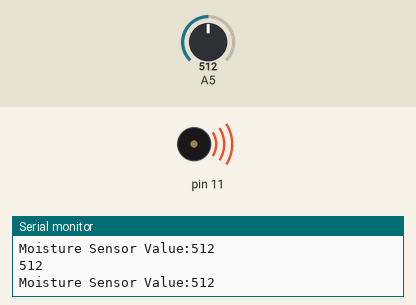
Simulated run of this sketch. Board: Arduino Uno, built with avr-gcc and run on an emulated ATmega328P. Parts: buzzer (waves = sounding), the last lines printed to the serial monitor. The inputs (shaded band) are chosen by the test bench; at power-on: A5 = 512.

Above: at 1.8 s.
1.9 s: A5 set to 308
At 2.9 s:
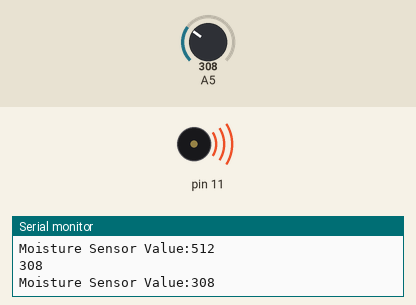
3.4 s: A5 set to 285
At 5.2 s:
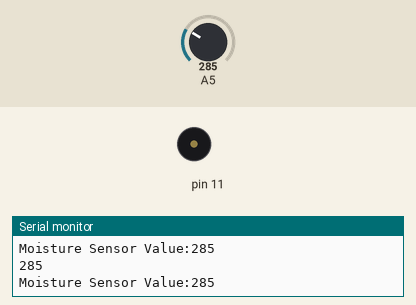
5.5 s: A5 set to 306
At 6.8 s:
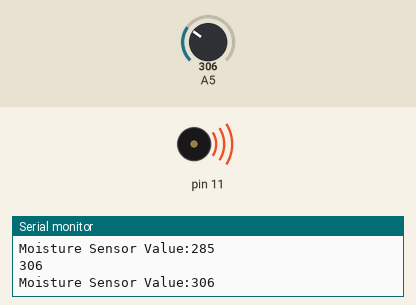
7.5 s: A5 set to 290
At 8.4 s:
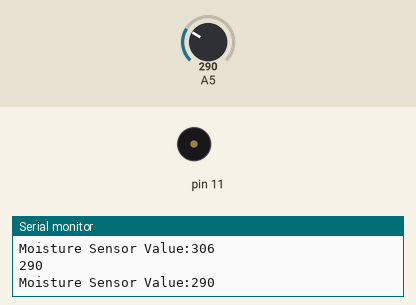
Timing chart, 0 to 10.5 s (numbered marks = the images above; inputs shaded):
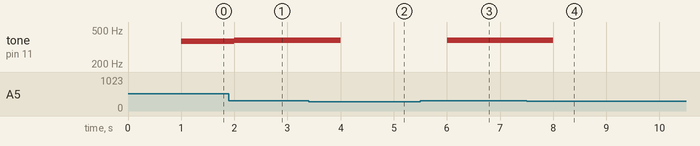

Measured:
- the behaviour switches between 300 and 299 on A5 (found by bisection; images 1 and 2)
- after the input at 1.9 s, tone on pin 11: 370 Hz → 378 Hz after 0.10 s
- after the input at 3.4 s, tone on pin 11: 378 Hz → silent after 0.60 s
- after the input at 5.5 s, tone on pin 11: silent → 378 Hz after 0.50 s
- after the input at 7.5 s, tone on pin 11: 378 Hz → silent after 0.51 s

The sketch:

moisture_sensor.ino
```cpp
/*
The sensor value description
0-300    dry soil
300-700  humid soil
700-950  in water

*/
int notes[] = {262, 294, 330, 349, 355, 363, 370, 378};
void setup(){
  Serial.begin(9800);
}
void loop(){
  Serial.print("Moisture Sensor Value:");
  Serial.println(analogRead(A5));
  delay(1000);
  int keyVal = analogRead(A5);
  Serial.println(keyVal);
  if(keyVal >= 980 && keyVal <=1015){
    tone(11, notes[0]);
  }
  else if(keyVal >=800 && keyVal <=979){
    tone(11, notes[1]);
  }
  else if(keyVal >=730 && keyVal <=799){
    tone(11, notes[2]);
  }
  else if(keyVal >= 645 && keyVal<=729){
    tone(11, notes[3]);
  }
  else if(keyVal >= 605 && keyVal<= 644){
    tone(11, notes[4]);
  }
  else if(keyVal >= 536 && keyVal<= 604){
    tone(11, notes[5]);
  }
  else if(keyVal >=410 && keyVal<=535){
    tone(11, notes[6]);
  }
  else if(keyVal >=300&& keyVal<=409){
    tone(11, notes[7]);
  }
  else{
    noTone(11);
  }
}
```
